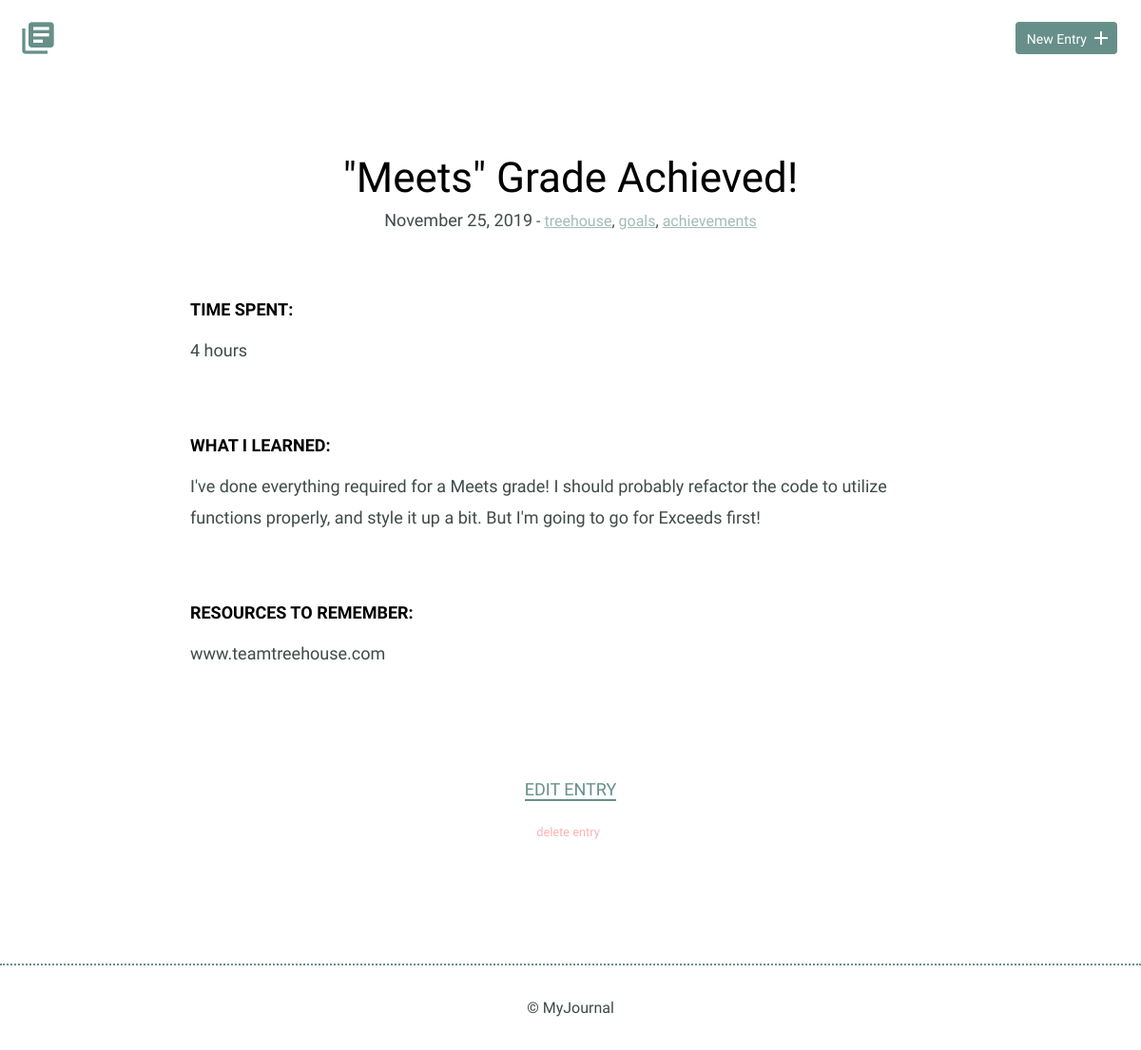
The page /detail.php?id=5 on the database its author committed.
### tables this page shows
CREATE TABLE "entries" (
	"id"	INTEGER,
	"title"	TEXT,
	"date"	TEXT,
	"time_spent"	INTEGER,
	"learned"	BLOB,
	"resources"	BLOB,
	"tags"	BLOB,
	PRIMARY KEY("id")
);

### inc/functions.php (called while the page is built, shortened)
<?php
function get_tags($entry){
  $tags = [];
  $raw_tags = $entry['tags'];
  $exploded_tags = explode(',',$raw_tags);
  foreach ($exploded_tags as $exploded_tag){
    $tags[] = trim($exploded_tag);
  }
  return $tags;
}

### detail.php (the view, shortened to what this page needs)
<?php
include('./inc/functions.php');
if (isset($_GET['id'])){
  $id=filter_input(INPUT_GET,'id',FILTER_SANITIZE_NUMBER_INT);
}
try {
  $results = $db->prepare('SELECT * FROM entries WHERE id=?');
  $results->bindParam(1,$id,PDO::PARAM_INT);
  $results->execute();
  $entry = $results->fetch(PDO::FETCH_ASSOC);
} catch (Exception $e){
  echo $e->getMessage();
  die();
}
include('./inc/header.php');
?>
<section>
  <div class="container">
    <div class="entry-list single">
      <article>
        <h1><?= $entry['title']; ?></h1>
        <?php
        $vardate = explode('-',$entry['date']);
        $year = intval($vardate[0]);
        $month = date('F',mktime(0,0,0,intval($vardate[1])));
        $date = intval($vardate[2]);
        ?>
        <time datetime="<?= $entry['date'] ?>"><?= $month; ?> <?= $date ?>, <?= $year; ?></time>
        -
        <span>
          <?php
          $tags = get_tags($entry);
          $tags_output = [];
            foreach($tags as $tag){
              $tags_output[] = "<a href='index.php?tag=$tag'>$tag</a>";
            }
          echo implode(", ",$tags_output);;
          ?>
        </span>
        <div class="entry">
          <h3>Time Spent: </h3>
          <p><?= $entry['time_spent'] ?></p>
        </div>
        <div class="entry">
          <h3>What I Learned:</h3>
          <p><?= $entry['learned'] ?></p>
        </div>
        <div class="entry">
          <h3>Resources to Remember:</h3>
          <p>
          <?php
          if (!empty($entry['resources'])){
            echo $entry['resources'];
          } else {
            echo "None";
          }
          ?>
          </p>
        </div>
      </article>
    </div>
  </div>
  <div class="edit">
    <p><a href="entry.php?id=<?= $id ?>">Edit Entry</a></p>
    <form method="post" onsubmit="return confirm('Do you really want to delete this entry?');">
      <input id="delete-entry" type="submit" value="delete entry" />
    </form>
  </div>
</section>
<?php
include('./inc/footer.php');
?>

### css/site.css (style rules this page uses)
body { font-size: 16px; color: #404a49; font-family: "Cousine", serif; font-weight: 400; }
.container { margin: 0 auto; padding: 0 25px; }
h1, h2, h3 { margin: 0; font-weight: 400; line-height: 1em; color: #000; }
h1 { font-size: 44px; margin-bottom: 12px; text-align: center; }
h3 { font-size: 18px; font-family: "Work Sans", serif; font-weight: 600; text-transform: uppercase; }
p { line-height: 1.8em; font-size: 18px; }
p a { border-bottom: 2px solid #678f89; padding: 0; color: #678f89; text-decoration: none; }
.entry-list, .edit-entry, .new-entry { max-width: 800px; margin: 0 auto; padding: 70px 0 150px 0; }
.entry-list article { margin-bottom: 70px; text-align: center; }
.entry-list article:last-child { margin-bottom: 0; }
.entry-list article span a { color: #678f89; opacity: 0.6; }
.entry-list.single { padding-bottom: 70px; }
.entry-list.single time { font-size: 18px; }
.entry { max-width: 800px; margin: 75px auto 0 auto; text-align: left; }
.entry p { margin-bottom: 40px; }
.edit { padding-bottom: 80px; text-align: center; margin: 0 auto; font-size: 18px; }
.edit p { margin: 0; }
.edit p a { font-weight: 400; text-transform: uppercase; }
.edit form #delete-entry { background: none; border: 0; margin-top: 20px; font-size: 0.8rem; color: red; opacity: 0.3; }
form { margin-bottom: 50px; }
input[type=submit] { margin-right: 5px; }

### rows shown on the page
entries: title "\"Meets\" Grade Achieved!", date "November", date "25", date "2019", time_spent "4 hours", learned "I've done everything required for a Meets grade! I should probably refactor the code to utilize functions properly, and style it up a bit. But I'm going to go for Exceeds first!", resources "www.teamtreehouse.com"

### other values the page prints
$tag "treehouse goals achievements"
implode(", ",$tags_output) ", ,"
